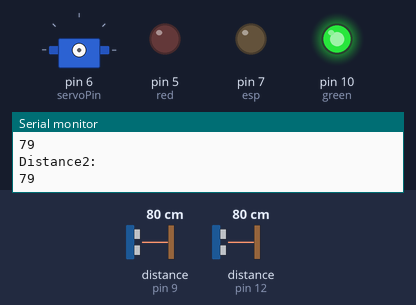
This sketch was run on a simulated Arduino Uno, built with avr-gcc and run on an emulated ATmega328P. Parts: servo, output pins drawn as LEDs (lit = HIGH), the last lines printed to the serial monitor. Wiring (inferred from the names in the program): 2 × ultrasonic range finder: trigger pin 8, echo pin 9 / trigger pin 11, echo pin 12. The test bench sets the inputs (shaded band); at power-on: distance to the obstacle (sensors on pin 9, pin 12) 80 cm. The echo pulse lasts 58.3 µs per cm; pins used as bus, display or sensor lines are not drawn.

Above: at 1.8 s.
1.9 s: distance to the obstacle (sensor on pin 9) set to 17 cm
3.4 s: distance to the obstacle (sensor on pin 9) set to 14 cm
At 4.5 s:
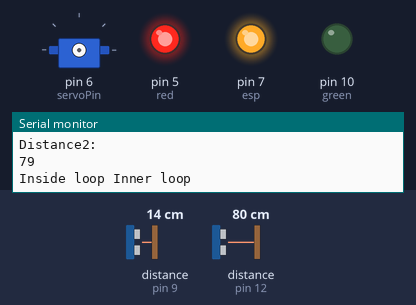
5.5 s: distance to the obstacle (sensor on pin 12) set to 33 cm
7.2 s: distance to the obstacle (sensor on pin 12) set to 28 cm
At 8.4 s:
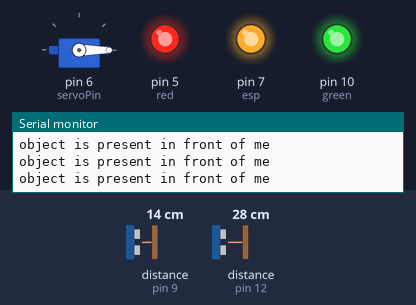
9.5 s: distance to the obstacle (sensor on pin 12) set to 35 cm
At 12.3 s:
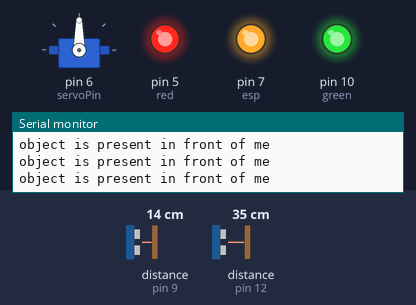
13.6 s: distance to the obstacle (sensor on pin 9) set to 18 cm
At 15.4 s:
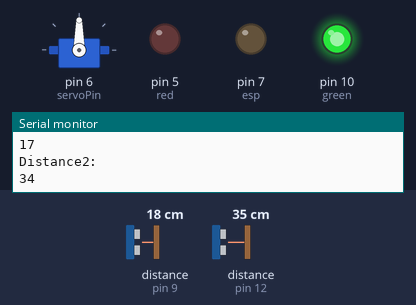
Timing chart, 0 to 16.9 s (numbered marks = the images above; inputs shaded):
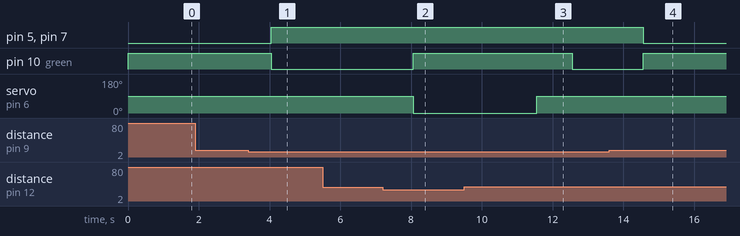

Measured:
- the behaviour switches between 16 and 15 cm on distance to the obstacle (sensor on pin 9) (found by bisection; images 0 and 1)
- the behaviour switches between 31 and 30 cm on distance to the obstacle (sensor on pin 12) (found by bisection; images 1 and 2)
- after the input at 3.4 s, pin 5 (red), pin 7 (esp): LOW → HIGH after 0.64 s; pin 10 (green): HIGH → LOW after 0.64 s
- after the input at 7.2 s, pin 10 (green): LOW → HIGH after 0.86 s; servo on pin 6 (servoPin): 90° → 0° after 0.87 s
- after the input at 9.5 s, pin 10 (green): HIGH → LOW after 3.0 s; servo on pin 6 (servoPin): 0° → 90° after 2.0 s
- after the input at 13.6 s, pin 5 (red), pin 7 (esp): HIGH → LOW after 0.96 s; pin 10 (green): LOW → HIGH after 0.96 s

The sketch:

Sensors_and_Servo_Code.ino
```cpp
#include <Servo.h>   //servo library
Servo servo;

const int trigPin1 = 8;
const int echoPin1 = 9;
const int trigPin2 =11;
const int echoPin2 =12;

const int esp = 7;
#define servoPin  6
const int red=5;
const int green=10;
long duration, distance, RightSensor,BackSensor,FrontSensor,LeftSensor;
int count = 0;

void SonarSensor(int trigPin,int echoPin)
{
digitalWrite(trigPin, LOW);
delayMicroseconds(2);
digitalWrite(trigPin, HIGH);
delayMicroseconds(10);
digitalWrite(trigPin, LOW);
duration = pulseIn(echoPin, HIGH);
distance = (duration/2) / 29.1;
}
void setup() {
pinMode(red,OUTPUT);
pinMode(green,OUTPUT);
pinMode(esp,OUTPUT);
pinMode(trigPin1, OUTPUT);
pinMode(echoPin1, INPUT);
pinMode(trigPin2, OUTPUT);
pinMode(echoPin2, INPUT);
Serial.begin(9600);
}
void loop() {
SonarSensor(trigPin1, echoPin1);
RightSensor = distance;
Serial.println("Distance1:");
Serial.println(RightSensor);
SonarSensor(trigPin2, echoPin2);
LeftSensor = distance;
Serial.println("Distance2:");
Serial.println(LeftSensor);
digitalWrite(green, HIGH);
if (LeftSensor < 30) {//in front any object is availabe or not
    if(RightSensor <=13){//garbage checker
    servo.attach(servoPin);
    delay(1);
    servo.write(0);
    while(LeftSensor<30)//while the object is available in front of the dustbin
    {
        SonarSensor(trigPin2, echoPin2);
        LeftSensor = distance;
        Serial.println("object is present in front of me");
    }
    delay(2000);
    servo.write(90);
    delay(1000);
    servo.detach();
    }
  }
if(RightSensor<=14)
{
  count = 1 ;
  digitalWrite(green, LOW);
  digitalWrite(red, HIGH);
  digitalWrite(LED_BUILTIN, HIGH);
  Serial.print("Inside loop ");

  if (count > 0 && count < 2)
  {
    digitalWrite( esp, HIGH) ;
      Serial.print("Inner loop ");
    count =count+1 ;
  }
}
else
{
  count == 0 ;
  digitalWrite(red, LOW);
  digitalWrite(green, HIGH);
  digitalWrite(esp, LOW);
  digitalWrite(LED_BUILTIN, LOW);
}
  delay(1000);
}
```
